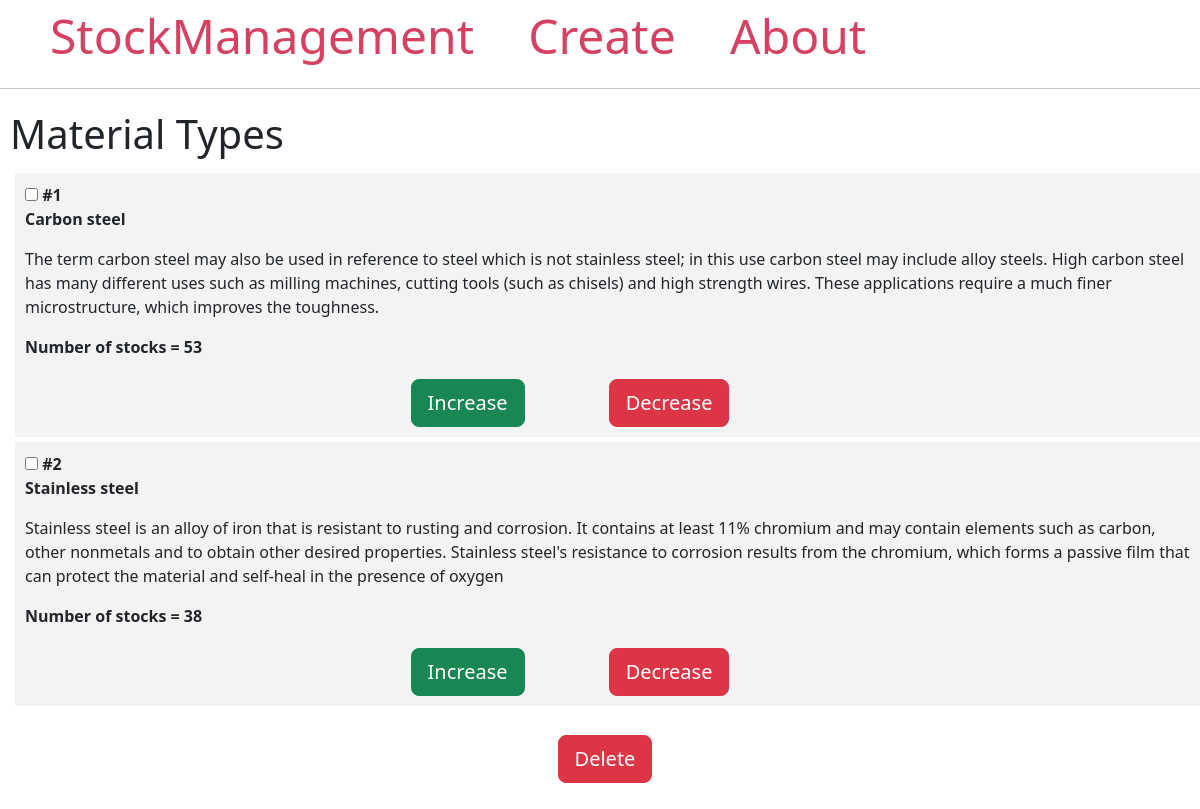
/product_details/1, run on an earlier commit of the app's database.
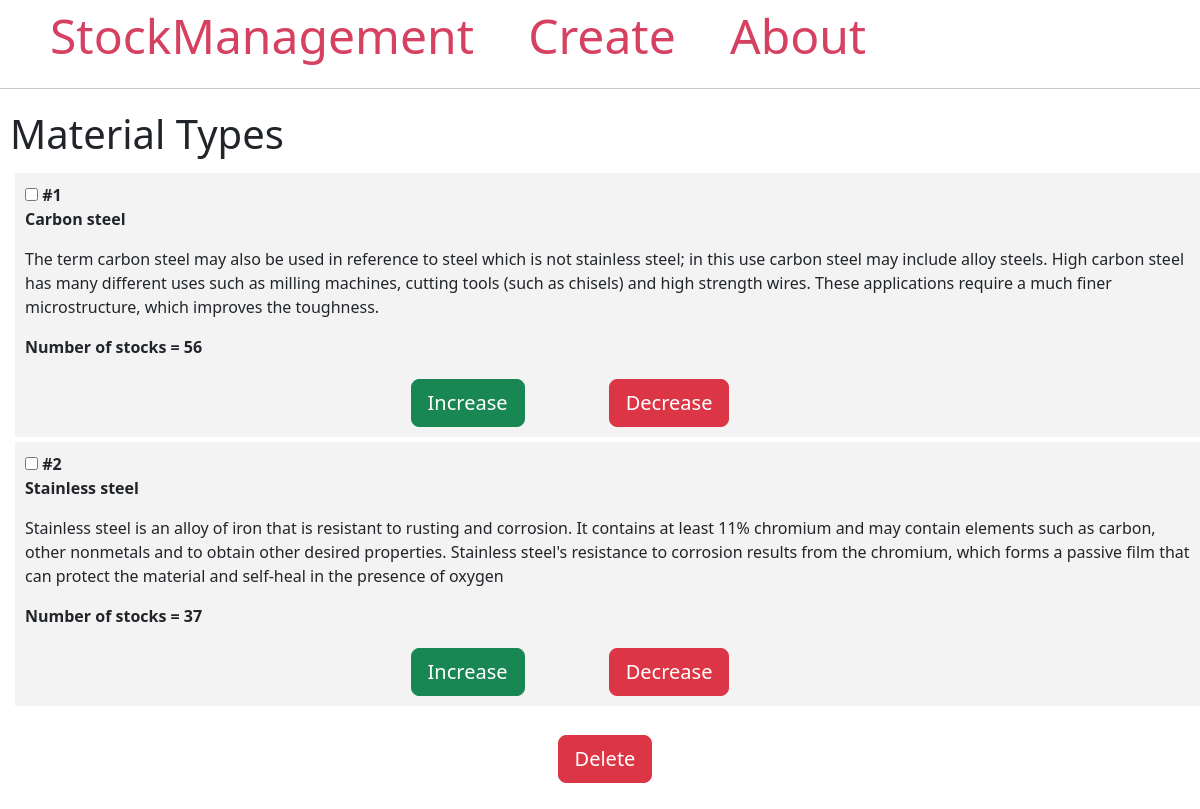
And on a later commit of the database.
### app.py (models this page shows)
class Product(db.Model):
    __tablename__ = 'product'
    category_id = Column(Integer, ForeignKey('categories.category_id'))
    product_name = Column(String)
    product_id = Column(Integer, primary_key=True)
    category = db.relationship("Category", backref=backref("categories"), uselist=False)
    product_stock = Column(Integer)
    product_description = Column(String)

### app.py (the view, shortened to what this page needs)
@app.route('/product_details/<int:category_id>', methods=['GET', 'POST'])
def product_details(category_id: int):
    if request.method == "GET":
        products_in_category = Product.query.filter_by(category_id=category_id)
        return render_template('categories.html', products_in_category=products_in_category)

### templates/categories.html (shortened to what this page needs)
{% extends 'base.html' %}
{% block content %}
<h1 class="title">{% block title %} Material Types {% endblock %}</h1>
<div class="content">
    <form action="" method="post" name="categories">
        {% for product in products_in_category %}
            <div class="category">
            <label class="checkbox">
              <input type="checkbox" name="product_keys" value="{{ product.product_id }}"/>
            </label>
                <b>#{{ product.product_id }}</b>
                <b>
                    <p class="name">{{ product.product_name|replace("_", " ")|capitalize }}</p>
                    <p class="notbold">{{ product.product_description }}</p>
                    </b>
                        <b>
                    <span id="deger-{{ product.product_stock }}">{{ "Number of stocks = " ~ product.product_stock }}</span>
                            </b>
                <br>
                <div style="display: flex; justify-content: center">
                    <div class="buttons">
            <button type="button" class="btn btn-success btn-lg arttir-btn" style="margin-top: 20px; margin-right: 80px;flex: 1 0 20%" formaction="{{ url_for('increase',product_id=product.product_id)}}"  data-alt-kategori-id="{{ product.product_id }}">
                Increase</button>
            <button type="button" class="btn btn-danger btn-lg azalt-btn " style="margin-top: 20px; margin-right: 80px;flex: 1 0 20%" data-alt-kategori-id="{{ product.product_id }}" formaction="{{ url_for('decrease',product_id=product.product_id)}}"> Decrease</button>
</div>
                    </div>
            </div>
        {% endfor %}
        <br>
    <div class="col text-center">
          <button class="btn btn-danger btn-lg">Delete</button>
        </div>
</form>
    </div>
{% endblock %}

### templates/base.html (shortened to what this page needs)
<!DOCTYPE html>
<html lang="en">
<head>
<link href="https://cdn.jsdelivr.net/npm/bootstrap@5.3.0-alpha3/dist/css/bootstrap.min.css" rel="stylesheet">
</head>
<body>
    <nav>
        <a href="{{ url_for('index') }}">StockManagement</a>
        <a href="{{ url_for('create') }}">Create</a>
        <a href="{{ url_for('about') }}">About</a>
    </nav>
    <hr>
    <div class="content">
        {% block content %} {% endblock %}
    </div>
</body>
</html>

### templates/base.html (style rules this page uses)
.title { margin: 5px; }
.content { margin: 5px; width: 100%; display: flex; flex-direction: row; flex-wrap: wrap; }
.category { flex: 20%; padding: 10px; margin: 5px; background-color: #f3f3f3; inline-size: 100%; }
nav a { color: #d64161; font-size: 3em; margin-left: 50px; text-decoration: none; }
.notbold { font-weight:normal }

What changed in the data, as far as the page shows it:
changed Product "Carbon steel": product_stock "Number of stocks = 53" → "Number of stocks = 56"
changed Product "Stainless steel": product_stock "Number of stocks = 38" → "Number of stocks = 37"
